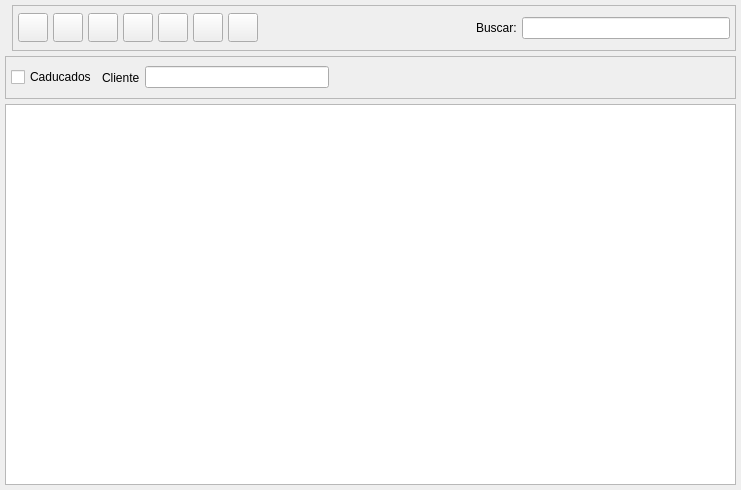
<ui version="4.0" >
 <author>Tomeu Borras Riera</author>
 <class>ZListBase</class>
 <widget class="QWidget" name="ZListBase" >
  <property name="enabled" >
   <bool>true</bool>
  </property>
  <property name="geometry" >
   <rect>
    <x>0</x>
    <y>0</y>
    <width>741</width>
    <height>490</height>
   </rect>
  </property>
  <property name="windowTitle" >
   <string>Cuadres de Caja</string>
  </property>
  <property name="windowIcon" >
   <iconset resource="../../../bulmages.qrc" >:/Bulmafact48x48/images/png/48x48/i_bulmages_caja_listado.48x48.png</iconset>
  </property>
  <layout class="QVBoxLayout" >
   <property name="margin" >
    <number>5</number>
   </property>
   <property name="spacing" >
    <number>5</number>
   </property>
   <item>
    <layout class="QHBoxLayout" >
     <property name="margin" >
      <number>0</number>
     </property>
     <property name="spacing" >
      <number>0</number>
     </property>
     <item>
      <widget class="QLabel" name="label" >
       <property name="text" >
        <string/>
       </property>
       <property name="pixmap" >
        <pixmap resource="../../../bulmages.qrc" >:/Bulmafact48x48/images/png/48x48/i_bulmages_documentos_listado.48x48.png</pixmap>
       </property>
      </widget>
     </item>
     <item>
      <widget class="QFrame" name="m_botonera" >
       <property name="frameShape" >
        <enum>QFrame::StyledPanel</enum>
       </property>
       <property name="frameShadow" >
        <enum>QFrame::Raised</enum>
       </property>
       <layout class="QHBoxLayout" >
        <property name="margin" >
         <number>5</number>
        </property>
        <property name="spacing" >
         <number>5</number>
        </property>
        <item>
         <widget class="QToolButton" name="mui_crear" >
          <property name="toolTip" >
           <string>Nuevo contrato</string>
          </property>
          <property name="whatsThis" >
           <string>Nuevo contrato</string>
          </property>
          <property name="text" >
           <string/>
          </property>
          <property name="icon" >
           <iconset resource="../../../bulmages.qrc" >:/Genericos32x32/images/png/i_fileNew.xpm</iconset>
          </property>
          <property name="iconSize" >
           <size>
            <width>22</width>
            <height>22</height>
           </size>
          </property>
         </widget>
        </item>
        <item>
         <widget class="QToolButton" name="mui_editar" >
          <property name="toolTip" >
           <string>Editar contrato</string>
          </property>
          <property name="whatsThis" >
           <string>Editar contrato</string>
          </property>
          <property name="text" >
           <string/>
          </property>
          <property name="icon" >
           <iconset resource="../../../bulmages.qrc" >:/Genericos32x32/images/png/i_edit.png</iconset>
          </property>
          <property name="iconSize" >
           <size>
            <width>22</width>
            <height>22</height>
           </size>
          </property>
         </widget>
        </item>
        <item>
         <widget class="QToolButton" name="mui_borrar" >
          <property name="toolTip" >
           <string>Borrar contrato</string>
          </property>
          <property name="whatsThis" >
           <string>Borrar contrato</string>
          </property>
          <property name="text" >
           <string/>
          </property>
          <property name="icon" >
           <iconset resource="../../../bulmages.qrc" >:Images/edit-delete.svg</iconset>
          </property>
          <property name="iconSize" >
           <size>
            <width>22</width>
            <height>22</height>
           </size>
          </property>
         </widget>
        </item>
        <item>
         <widget class="QToolButton" name="mui_imprimir" >
          <property name="toolTip" >
           <string>Imprimir listado</string>
          </property>
          <property name="whatsThis" >
           <string>Imprimir listado</string>
          </property>
          <property name="text" >
           <string/>
          </property>
          <property name="icon" >
           <iconset resource="../../../bulmages.qrc" >:/Genericos32x32/images/png/i_filePrint.xpm</iconset>
          </property>
          <property name="iconSize" >
           <size>
            <width>22</width>
            <height>22</height>
           </size>
          </property>
         </widget>
        </item>
        <item>
         <widget class="QToolButton" name="mui_filtrar" >
          <property name="toolTip" >
           <string>Filtrar contratos</string>
          </property>
          <property name="whatsThis" >
           <string>Filtrar contratos</string>
          </property>
          <property name="text" >
           <string/>
          </property>
          <property name="icon" >
           <iconset resource="../../../bulmages.qrc" >:/Genericos32x32/images/png/i_find.png</iconset>
          </property>
          <property name="iconSize" >
           <size>
            <width>22</width>
            <height>22</height>
           </size>
          </property>
          <property name="checkable" >
           <bool>true</bool>
          </property>
         </widget>
        </item>
        <item>
         <widget class="QToolButton" name="mui_configurar" >
          <property name="toolTip" >
           <string>Configurar listado</string>
          </property>
          <property name="whatsThis" >
           <string>Configurar listado</string>
          </property>
          <property name="text" >
           <string/>
          </property>
          <property name="icon" >
           <iconset resource="../../../bulmages.qrc" >:/Genericos32x32/images/png/i_packageSettings.png</iconset>
          </property>
          <property name="iconSize" >
           <size>
            <width>22</width>
            <height>22</height>
           </size>
          </property>
          <property name="checkable" >
           <bool>true</bool>
          </property>
         </widget>
        </item>
        <item>
         <widget class="QToolButton" name="mui_actualizar" >
          <property name="toolTip" >
           <string>Actualizar listado</string>
          </property>
          <property name="whatsThis" >
           <string>Actualizar listado</string>
          </property>
          <property name="text" >
           <string/>
          </property>
          <property name="icon" >
           <iconset resource="../../../bulmages.qrc" >:/Genericos32x32/images/png/i_reload.png</iconset>
          </property>
          <property name="iconSize" >
           <size>
            <width>22</width>
            <height>22</height>
           </size>
          </property>
         </widget>
        </item>
        <item>
         <widget class="QFrame" name="mui_plugbotones" >
          <property name="sizePolicy" >
           <sizepolicy>
            <hsizetype>1</hsizetype>
            <vsizetype>5</vsizetype>
            <horstretch>0</horstretch>
            <verstretch>0</verstretch>
           </sizepolicy>
          </property>
          <property name="frameShape" >
           <enum>QFrame::NoFrame</enum>
          </property>
          <property name="frameShadow" >
           <enum>QFrame::Plain</enum>
          </property>
          <property name="lineWidth" >
           <number>0</number>
          </property>
         </widget>
        </item>
        <item>
         <spacer>
          <property name="orientation" >
           <enum>Qt::Horizontal</enum>
          </property>
          <property name="sizeType" >
           <enum>QSizePolicy::Expanding</enum>
          </property>
          <property name="sizeHint" >
           <size>
            <width>20</width>
            <height>34</height>
           </size>
          </property>
         </spacer>
        </item>
        <item>
         <widget class="QLabel" name="textLabel1" >
          <property name="text" >
           <string>Buscar:</string>
          </property>
         </widget>
        </item>
        <item>
         <widget class="QLineEdit" name="m_findClient" >
          <property name="minimumSize" >
           <size>
            <width>150</width>
            <height>0</height>
           </size>
          </property>
         </widget>
        </item>
       </layout>
      </widget>
     </item>
    </layout>
   </item>
   <item>
    <widget class="QFrame" name="m_busqueda" >
     <property name="frameShape" >
      <enum>QFrame::StyledPanel</enum>
     </property>
     <property name="frameShadow" >
      <enum>QFrame::Raised</enum>
     </property>
     <layout class="QHBoxLayout" >
      <property name="margin" >
       <number>5</number>
      </property>
      <property name="spacing" >
       <number>5</number>
      </property>
      <item>
       <widget class="QCheckBox" name="mui_caducados" >
        <property name="text" >
         <string>Caducados</string>
        </property>
       </widget>
      </item>
      <item>
       <widget class="QLabel" name="label_2" >
        <property name="text" >
         <string>Cliente</string>
        </property>
        <property name="buddy" >
         <cstring>mui_idcliente</cstring>
        </property>
       </widget>
      </item>
      <item>
       <widget class="BusquedaCliente" name="mui_idcliente" />
      </item>
      <item>
       <spacer>
        <property name="orientation" >
         <enum>Qt::Horizontal</enum>
        </property>
        <property name="sizeType" >
         <enum>QSizePolicy::Expanding</enum>
        </property>
        <property name="sizeHint" >
         <size>
          <width>401</width>
          <height>31</height>
         </size>
        </property>
       </spacer>
      </item>
     </layout>
    </widget>
   </item>
   <item>
    <widget class="SubForm2Bf" name="mui_list" />
   </item>
  </layout>
 </widget>
 <layoutdefault spacing="3" margin="5" />
 <customwidgets>
  <customwidget>
   <class>BusquedaCliente</class>
   <extends>QLineEdit</extends>
   <header>busquedacliente.h</header>
  </customwidget>
  <customwidget>
   <class>SubForm2Bf</class>
   <extends>QTableWidget</extends>
   <header>subform2bf.h</header>
  </customwidget>
 </customwidgets>
 <resources>
  <include location="../../../bulmages.qrc" />
 </resources>
 <connections>
  <connection>
   <sender>mui_filtrar</sender>
   <signal>toggled(bool)</signal>
   <receiver>m_busqueda</receiver>
   <slot>setShown(bool)</slot>
   <hints>
    <hint type="sourcelabel" >
     <x>273</x>
     <y>41</y>
    </hint>
    <hint type="destinationlabel" >
     <x>246</x>
     <y>73</y>
    </hint>
   </hints>
  </connection>
 </connections>
</ui>
